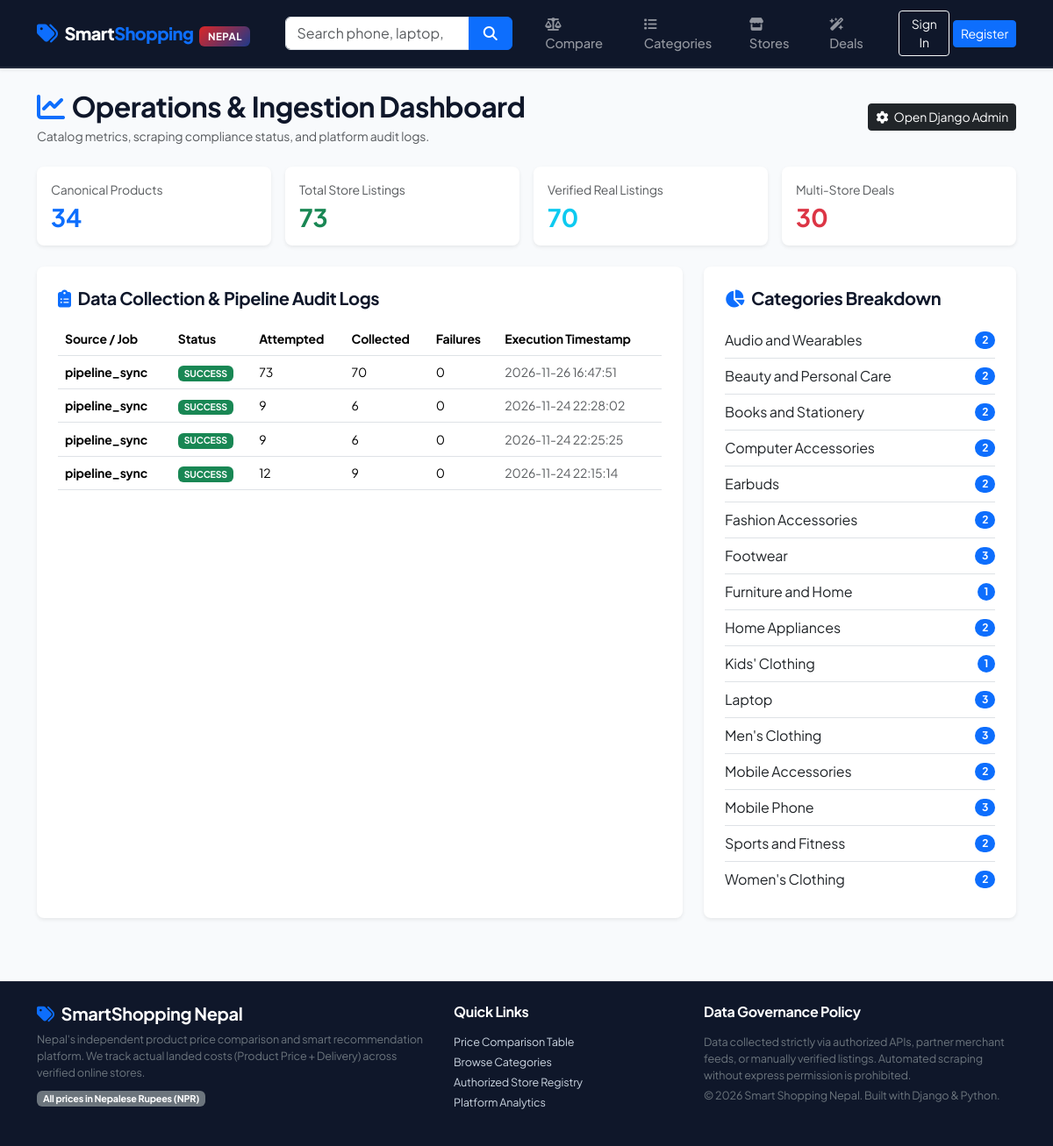
/dashboard/, run on the app's committed database.
### shopping/models.py (models this page shows, shortened)
class CollectionLog(models.Model):
    store = models.ForeignKey(Store, on_delete=models.SET_NULL, null=True, blank=True, related_name='collection_logs')
    data_source = models.CharField(max_length=100)
    status = models.CharField(max_length=50, default='SUCCESS')
    records_attempted = models.PositiveIntegerField(default=0)
    records_collected = models.PositiveIntegerField(default=0)
    failures_count = models.PositiveIntegerField(default=0)
    audit_details = models.JSONField(default=dict, blank=True)
    executed_at = models.DateTimeField(auto_now_add=True, db_index=True)
    class Meta:
        ordering = ['-executed_at']
        verbose_name = 'Collection Audit Log'
        verbose_name_plural = 'Collection Audit Logs'

### shopping/views.py (the view)
# urls.py: path('dashboard/', views.admin_dashboard_view, name='dashboard'),
def admin_dashboard_view(request: HttpRequest) -> HttpResponse:
    total_products = Product.objects.count()
    total_listings = ProductListing.objects.count()
    total_stores = Store.objects.count()
    real_listings_count = ProductListing.objects.filter(record_type='real').count()
    demo_listings_count = ProductListing.objects.filter(record_type='demo').count()
    categories_count = Product.objects.values('category').annotate(count=Count('id'))
    recent_logs = CollectionLog.objects.select_related('store').order_by('-executed_at')[:10]
    multi_store_deals_count = 0
    for p in Product.objects.all():
        if p.listings.values('store').distinct().count() > 1:
            multi_store_deals_count += 1
    context = {
        'total_products': total_products,
        'total_listings': total_listings,
        'total_stores': total_stores,
        'real_listings_count': real_listings_count,
        'demo_listings_count': demo_listings_count,
        'categories_count': categories_count,
        'recent_logs': recent_logs,
        'multi_store_deals_count': multi_store_deals_count,
    }
    return render(request, 'shopping/dashboard.html', context)

### templates/shopping/dashboard.html (shortened to what this page needs)
{% extends 'base.html' %}
{% block content %}
<div class="container">
    <div class="d-flex justify-content-between align-items-center mb-4">
        <div>
            <h2 class="fw-bold mb-1"><i class="fa-solid fa-chart-line text-primary me-2"></i>Operations & Ingestion Dashboard</h2>
            <p class="text-muted small mb-0">Catalog metrics, scraping compliance status, and platform audit logs.</p>
        </div>
        <div>
            <a href="/admin/" target="_blank" class="btn btn-dark btn-sm">
                <i class="fa-solid fa-gear me-1"></i> Open Django Admin
            </a>
        </div>
    </div>
    <div class="row g-3 mb-4">
        <div class="col-6 col-lg-3">
            <div class="card p-3 border-0 shadow-sm rounded-3 bg-white">
                <div class="small text-muted mb-1">Canonical Products</div>
                <div class="h3 fw-bold text-primary mb-0">{{ total_products }}</div>
            </div>
        </div>
        <div class="col-6 col-lg-3">
            <div class="card p-3 border-0 shadow-sm rounded-3 bg-white">
                <div class="small text-muted mb-1">Total Store Listings</div>
                <div class="h3 fw-bold text-success mb-0">{{ total_listings }}</div>
            </div>
        </div>
        <div class="col-6 col-lg-3">
            <div class="card p-3 border-0 shadow-sm rounded-3 bg-white">
                <div class="small text-muted mb-1">Verified Real Listings</div>
                <div class="h3 fw-bold text-info mb-0">{{ real_listings_count }}</div>
            </div>
        </div>
        <div class="col-6 col-lg-3">
            <div class="card p-3 border-0 shadow-sm rounded-3 bg-white">
                <div class="small text-muted mb-1">Multi-Store Deals</div>
                <div class="h3 fw-bold text-danger mb-0">{{ multi_store_deals_count }}</div>
            </div>
        </div>
    </div>
    <div class="row g-4">
        <div class="col-lg-8">
            <div class="card p-4 border-0 shadow-sm rounded-3 bg-white h-100">
                <h5 class="fw-bold mb-3"><i class="fa-solid fa-clipboard-list text-primary me-2"></i>Data Collection & Pipeline Audit Logs</h5>
                {% if recent_logs %}
                <div class="table-responsive">
                    <table class="table table-hover align-middle small mb-0">
                        <thead>
                            <tr>
                                <th>Source / Job</th>
                                <th>Status</th>
                                <th>Attempted</th>
                                <th>Collected</th>
                                <th>Failures</th>
                                <th>Execution Timestamp</th>
                            </tr>
                        </thead>
                        <tbody>
                            {% for log in recent_logs %}
                            <tr>
                                <td><strong>{{ log.data_source }}</strong></td>
                                <td>
                                    <span class="badge {% if log.status == 'SUCCESS' %}bg-success{% else %}bg-danger{% endif %}">
                                        {{ log.status }}
                                    </span>
                                </td>
                                <td>{{ log.records_attempted }}</td>
                                <td>{{ log.records_collected }}</td>
                                <td>{{ log.failures_count }}</td>
                                <td class="text-muted">{{ log.executed_at|date:"Y-m-d H:i:s" }}</td>
                            </tr>
                            {% endfor %}
                        </tbody>
                    </table>
                </div>
                {% else %}
                <p class="text-muted small">No collection runs logged yet.</p>
                {% endif %}
            </div>
        </div>
        <div class="col-lg-4">
            <div class="card p-4 border-0 shadow-sm rounded-3 bg-white h-100">
                <h5 class="fw-bold mb-3"><i class="fa-solid fa-pie-chart text-primary me-2"></i>Categories Breakdown</h5>
                <ul class="list-group list-group-flush">
                    {% for cat in categories_count %}
                    <li class="list-group-item d-flex justify-content-between align-items-center px-0">
                        <span>{{ cat.category }}</span>
                        <span class="badge bg-primary rounded-pill">{{ cat.count }}</span>
                    </li>
                    {% endfor %}
                </ul>
            </div>
        </div>
    </div>
</div>
{% endblock %}

### static/css/styles.css (style rules this page uses)
:root { --color-primary: #2563eb; --color-primary-hover: #1d4ed8; --color-primary-light: #eff6ff; --color-nepal-crimson: #dc2626; --color-nepal-navy: #1e3a8a; --color-savings: #059669; --color-savings-bg: #ecfdf5; --color-savings-border: #a7f3d0; --color-dark: #0f172a; --color-dark-surface: #1e293b; --color-text-main: #1e293b; --color-text-muted: #64748b; --color-text-light: #94a3b8; --color-bg-page: #f8fafc; --color-bg-card: #ffffff; --color-border: #e2e8f0; --color-border-subtle: #f1f5f9; --shadow-subtle: 0 1px 3px 0 rgba(0, 0, 0, 0.05), 0 1px 2px -1px rgba(0, 0, 0, 0.05); --shadow-card: 0 4px 6px -1px rgba(0, 0, 0, 0.07), 0 2px 4px -2px rgba(0, 0, 0, 0.05); --shadow-hover: 0 14px 25px -5px rgba(15, 23, 42, 0.12), 0 8px 10px -6px rgba(15, 23, 42, 0.08); --shadow-glow: 0 0 15px rgba(37, 99, 235, 0.25); --transition-smooth: all 0.25s cubic-bezier(0.4, 0, 0.2, 1); }
body { font-family: 'Plus Jakarta Sans', -apple-system, BlinkMacSystemFont, "Segoe UI", Roboto, sans-serif; background-color: var(--color-bg-page); color: var(--color-text-main); min-height: 100vh; display: flex; flex-direction: column; letter-spacing: -0.01em; }
h1, h2, h3, h4, h5, h6 { font-weight: 700; color: var(--color-dark); letter-spacing: -0.02em; }

### data on the page
CollectionLog: data_source "pipeline_sync", status "SUCCESS", records_attempted "73", records_collected "70", failures_count "0", executed_at "2026-11-26 16:47:51"
CollectionLog: data_source "pipeline_sync", status "SUCCESS", records_attempted "9", records_collected "6", failures_count "0", executed_at "2026-11-24 22:28:02"
CollectionLog: data_source "pipeline_sync", status "SUCCESS", records_attempted "9", records_collected "6", failures_count "0", executed_at "2026-11-24 22:25:25"
CollectionLog: data_source "pipeline_sync", status "SUCCESS", records_attempted "12", records_collected "9", failures_count "0", executed_at "2026-11-24 22:15:14"

### other printed values
{{ total_products }} "34"
{{ total_listings }} "73"
{{ real_listings_count }} "70"
{{ multi_store_deals_count }} "30"
{{ cat.category }} "Audio and Wearables" "Beauty and Personal Care" "Books and Stationery" "Computer Accessories" "Earbuds" "Fashion Accessories" "Footwear" "Furniture and Home" "Home Appliances" "Kids' Clothing" "Laptop" "Men's Clothing" "Mobile Accessories" "Mobile Phone" "Sports and Fitness" "Women's Clothing"
{{ cat.count }} "2" "2" "2" "2" "2" "2" "3" "1" "2" "1" "3" "3" "2" "3" "2" "2"
